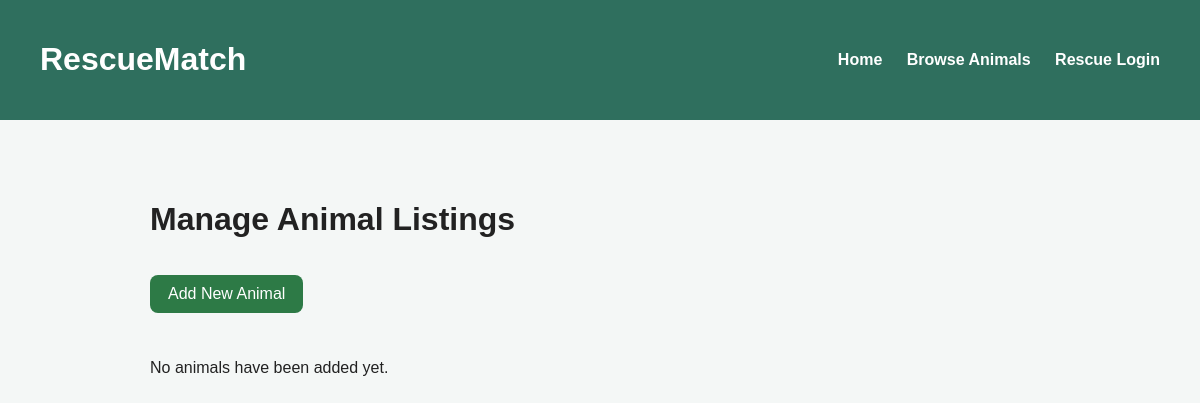
Page /manage-animals/ on the earlier database version.
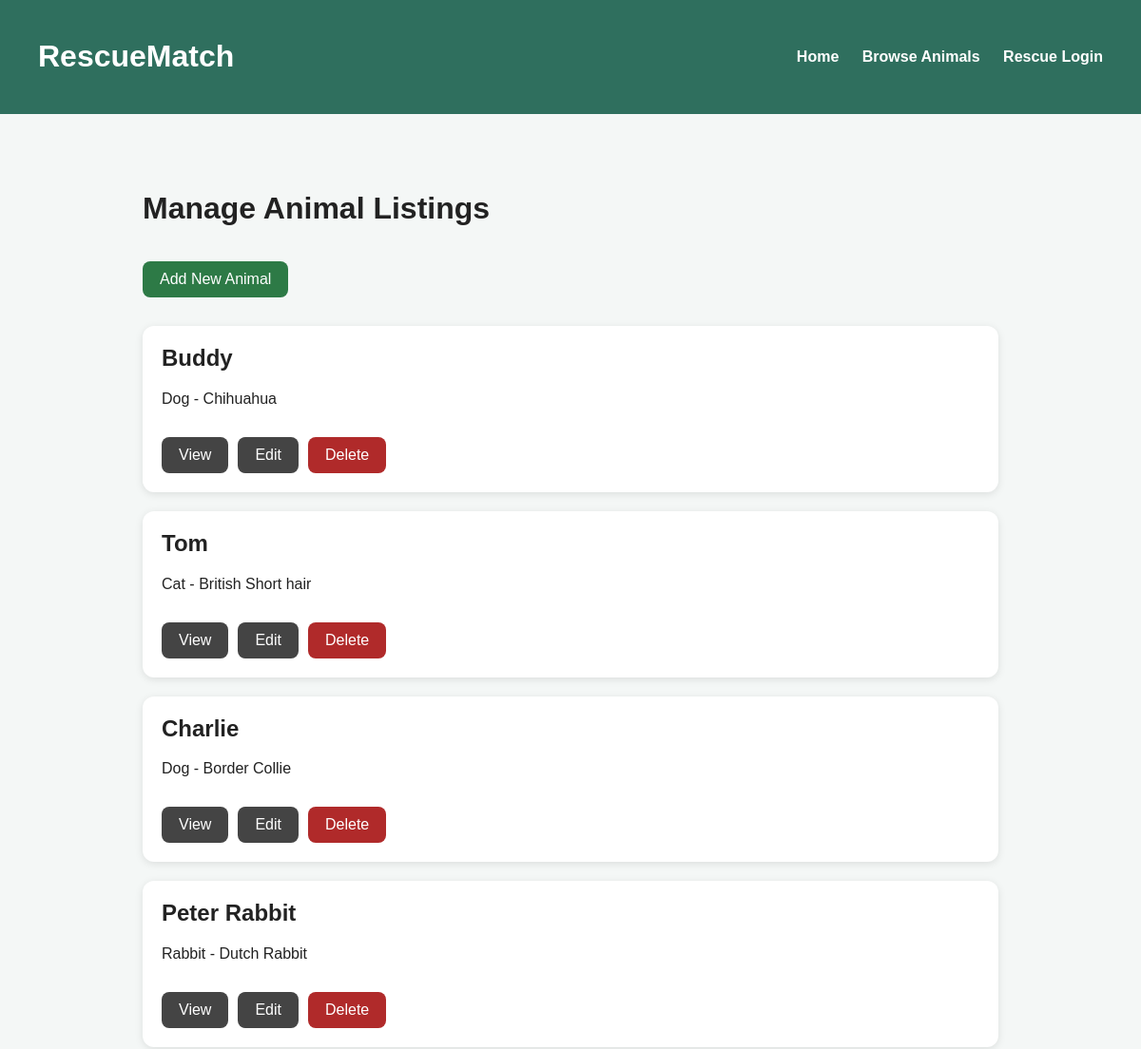
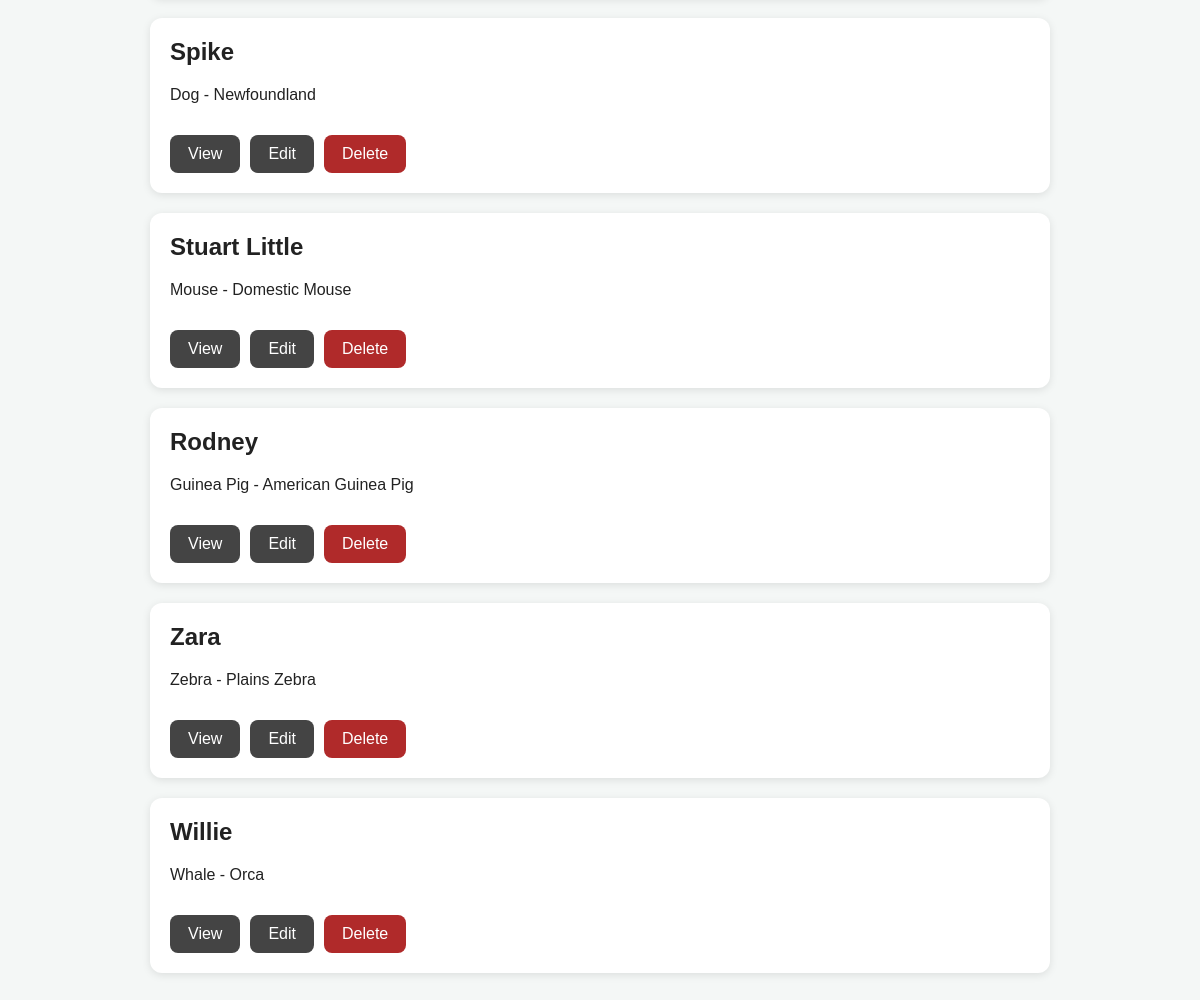
Same page on the later database version (2 pictures, top to bottom).
### animals/models.py (models this page shows, shortened)
class Animal(models.Model):
    name = models.CharField(max_length=100)
    animal_type = models.CharField(max_length=50)
    breed = models.CharField(max_length=100)
    age = models.PositiveIntegerField()
    description = models.TextField()
    image = models.ImageField(
        upload_to="animals/",
        blank=True,
        null=True,
    )
    rescue = models.ForeignKey(
        RescueCentre,
        on_delete=models.CASCADE,
        related_name="animals",
    )
    image_name = models.CharField(max_length=100, blank=True)

### animals/views.py (the view)
# urls.py: path("manage-animals/", views.manage_animals, name="manage_animals"),
def manage_animals(request):
    animals = Animal.objects.all()
    return render(request, "manage_animals.html", {"animals": animals})

### templates/manage_animals.html (shortened to what this page needs)
{% load static %}
<!DOCTYPE html>
<html lang="en">
<head>
    <link rel="stylesheet" href="{% static 'css/style.css' %}">
</head>
<body>
<header class="site-header">
    <h1>RescueMatch</h1>
    <nav>
        <a href="{% url 'home' %}">Home</a>
        <a href="{% url 'browse' %}">Browse Animals</a>
        <a href="{% url 'rescue_login' %}">Rescue Login</a>
    </nav>
</header>
    <main class="crud-container">
        <h1>Manage Animal Listings</h1>
        <a href="{% url 'add_animal' %}" class="btn primary-btn">Add New Animal</a>
        <div class="crud-list">
            {% for animal in animals %}
                <div class="crud-card">
                    <h2>{{ animal.name }}</h2>
                    <p>{{ animal.animal_type }} - {{ animal.breed }}</p>
                    <div class="crud-actions">
                        <a href="{% url 'animal_detail' animal.id %}" class="btn">View</a>
                        <a href="{% url 'edit_animal' animal.id %}" class="btn">Edit</a>
                        <a href="{% url 'delete_animal' animal.id %}" class="btn danger-btn">Delete</a>
                    </div>
                </div>
            {% empty %}
                <p>No animals have been added yet.</p>
            {% endfor %}
        </div>
    </main>
</body>
</html>

### static/css/style.css (style rules this page uses)
body { margin: 0; font-family: Arial, sans-serif; background: #f4f7f6; color: #222; }
.site-header { background: #2f6f5e; color: white; padding: 20px 40px; display: flex; justify-content: space-between; align-items: center; }
.site-header a { color: white; text-decoration: none; margin-left: 20px; font-weight: bold; }
.btn { display: inline-block; margin-top: 15px; background: #2f6f5e; color: white; padding: 10px 16px; border-radius: 8px; text-decoration: none; }
.crud-container, .form-container, .delete-container { max-width: 900px; margin: 40px auto; padding: 20px; }
.crud-list { display: grid; gap: 20px; margin-top: 30px; }
.crud-card { background: white; padding: 20px; border-radius: 12px; box-shadow: 0 2px 8px rgba(0,0,0,0.1); }
.crud-card h2 { margin-top: 0; }
.crud-actions { display: flex; gap: 10px; margin-top: 15px; }
.btn { display: inline-block; padding: 10px 18px; border-radius: 8px; text-decoration: none; background: #444; color: white; border: none; cursor: pointer; }
.primary-btn { background: #2d7a46; }
.danger-btn { background: #b02a2a; }

Differences in the rows shown:
added Animal: name "Buddy", animal_type "Dog", breed "Chihuahua"
added Animal: name "Tom", animal_type "Cat", breed "British Short hair"
added Animal: name "Charlie", animal_type "Dog", breed "Border Collie"
added Animal: name "Peter Rabbit", animal_type "Rabbit", breed "Dutch Rabbit"
added Animal: name "Spike", animal_type "Dog", breed "Newfoundland"
added Animal: name "Stuart Little", animal_type "Mouse", breed "Domestic Mouse"
added Animal: name "Rodney", animal_type "Guinea Pig", breed "American Guinea Pig"
added Animal: name "Zara", animal_type "Zebra", breed "Plains Zebra"
added Animal: name "Willie", animal_type "Whale", breed "Orca"
Other differences:
text no longer shown: "No animals have been added yet."
